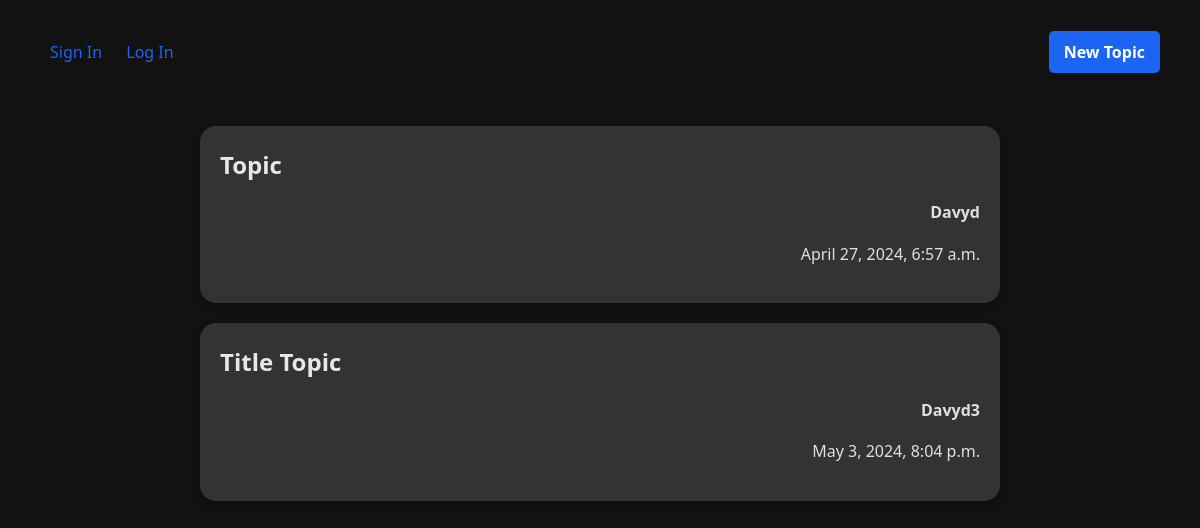
The page / on the database its author committed.
### app/models.py (models this page shows, shortened)
class Topic(models.Model):
    title = models.CharField(max_length=255)
    description = models.TextField(blank=True, null=True)
    user = models.ForeignKey(User, on_delete=models.CASCADE)
    created_at = models.DateTimeField(auto_now_add=True)

### app/views.py (the view)
# urls.py: path('', views.home, name='home'),
def home(request):
    topics = Topic.objects.all()
    return render(request, 'libary/index.html', {'topics': topics})

### app/templates/libary/index.html (shortened to what this page needs)
{% load static %}
<!DOCTYPE html>
<html lang="en">
<head>
    <link rel="stylesheet" href="{% static 'libary/css/style.css' %}">
</head>
<body>
    <header>
    <nav>
        <div class="nav-container">
            {% if user.is_authenticated %}
            <div class="register">
                <a href="{% url 'logout' %}" class="logout_button">Log Out</a>
            </div>
            {% else %}
            <div class="register">
                <a href="{% url 'register_user' %}" class="register-button">Sign In</a>
                <a href="{% url 'login_user' %}" class="login_button">Log In</a>
            </div>
            {% endif %}
            <div class="create">
                <a href="{% url 'add_topic' %}" class="add-topic-button">New Topic</a>
            </div>
        </div>
    </nav>
</header>
    <main>
        {% for topic in topics %}
            <article>
                <h2>
                    <a href="{% url 'topic_detail' topic.id %}">{{ topic.title }}</a>
                </h2>
                <p><b>{{ topic.user.username }}</b></p>
                <p>{{ topic.created_at }}</p>
            </article>
        {% endfor %}
    </main>
</body>
</html>

### app/static/libary/css/style.css (style rules this page uses)
body, h2, a { margin: 0; padding: 0; font-family: 'Segoe UI', Tahoma, Geneva, Verdana, sans-serif; }
body { background-color: #121212; color: #e0e0e0; line-height: 1.6; padding: 20px; margin: 0; }
.nav-container { display: flex; justify-content: space-between; align-items: center; padding: 0 20px; }
.register { text-align: left; }
.create { text-align: right; }
.add-topic-button { background-color: #1C64F2; color: #fff; padding: 10px 15px; text-decoration: none; border-radius: 5px; font-weight: bold; transition: background-color 0.3s; }
header { color: #fff; text-align: center; padding: 20px 0; }
main { max-width: 800px; margin: 20px auto; padding: 20px; border-radiusm: 8px; }
nav a { color: #1C64F2; text-decoration: none; padding: 10px; }
article { background: #333333; margin-bottom: 20px; padding: 20px; border-radius: 16px; box-shadow: 0 4px 8px rgba(0,0,0,0.2); }
p { text-align: right; }
h2 { margin-bottom: 10px; }
h2 a { color: #E5E7EB; text-decoration: none; }

### rows shown on the page
Topic: title "Topic", user.username "Davyd", created_at "April 27, 2024, 6:57 a.m."
Topic: title "Title Topic", user.username "Davyd3", created_at "May 3, 2024, 8:04 p.m."
